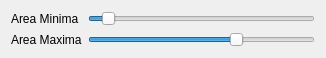
   <widget class="QWidget" name="gridLayoutWidget_3">
    <property name="geometry">
     <rect>
      <x>655</x>
      <y>630</y>
      <width>326</width>
      <height>52</height>
     </rect>
    </property>
    <layout class="QGridLayout" name="gridLayout_7">
     <item row="1" column="0">
      <widget class="QLabel" name="label_16">
       <property name="text">
        <string>Area Maxima</string>
       </property>
      </widget>
     </item>
     <item row="0" column="0">
      <widget class="QLabel" name="label_17">
       <property name="text">
        <string>Area Minima</string>
       </property>
      </widget>
     </item>
     <item row="0" column="1">
      <widget class="QSlider" name="QT_AreaMin">
       <property name="minimum">
        <number>1</number>
       </property>
       <property name="maximum">
        <number>300</number>
       </property>
       <property name="singleStep">
        <number>1</number>
       </property>
       <property name="value">
        <number>20</number>
       </property>
       <property name="orientation">
        <enum>Qt::Horizontal</enum>
       </property>
      </widget>
     </item>
     <item row="1" column="1">
      <widget class="QSlider" name="QT_AreaMax">
       <property name="minimum">
        <number>1</number>
       </property>
       <property name="maximum">
        <number>300</number>
       </property>
       <property name="singleStep">
        <number>1</number>
       </property>
       <property name="value">
        <number>200</number>
       </property>
       <property name="orientation">
        <enum>Qt::Horizontal</enum>
       </property>
      </widget>
     </item>
    </layout>
   </widget>
